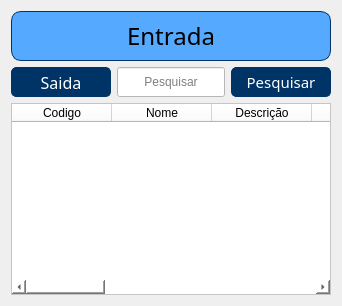
                   <widget class="QWidget" name="page">
                    <layout class="QVBoxLayout" name="verticalLayout_4">
                     <item>
                      <widget class="QFrame" name="frame_11">
                       <property name="minimumSize">
                        <size>
                         <width>0</width>
                         <height>50</height>
                        </size>
                       </property>
                       <property name="maximumSize">
                        <size>
                         <width>16777215</width>
                         <height>50</height>
                        </size>
                       </property>
                       <property name="styleSheet">
                        <string notr="true">background-color: rgb(85, 170, 255);
border-width: 1px;
border-color: rgb(0, 51, 102);
border-style: solid;
border-radius: 10px;</string>
                       </property>
                       <property name="frameShape">
                        <enum>QFrame::StyledPanel</enum>
                       </property>
                       <property name="frameShadow">
                        <enum>QFrame::Raised</enum>
                       </property>
                       <layout class="QVBoxLayout" name="verticalLayout_26">
                        <item>
                         <widget class="QLabel" name="label_27">
                          <property name="font">
                           <font>
                            <family>Bell MT</family>
                            <pointsize>18</pointsize>
                           </font>
                          </property>
                          <property name="styleSheet">
                           <string notr="true">border-style: none;
border-radius: 0px;</string>
                          </property>
                          <property name="text">
                           <string>Entrada</string>
                          </property>
                          <property name="alignment">
                           <set>Qt::AlignCenter</set>
                          </property>
                         </widget>
                        </item>
                       </layout>
                      </widget>
                     </item>
                     <item>
                      <layout class="QHBoxLayout" name="horizontalLayout_17">
                       <item>
                        <widget class="QPushButton" name="btn_saida">
                         <property name="sizePolicy">
                          <sizepolicy hsizetype="Minimum" vsizetype="Fixed">
                           <horstretch>100</horstretch>
                           <verstretch>30</verstretch>
                          </sizepolicy>
                         </property>
                         <property name="minimumSize">
                          <size>
                           <width>100</width>
                           <height>30</height>
                          </size>
                         </property>
                         <property name="maximumSize">
                          <size>
                           <width>100</width>
                           <height>30</height>
                          </size>
                         </property>
                         <property name="font">
                          <font>
                           <family>Bell MT</family>
                           <pointsize>12</pointsize>
                          </font>
                         </property>
                         <property name="cursor">
                          <cursorShape>PointingHandCursor</cursorShape>
                         </property>
                         <property name="styleSheet">
                          <string notr="true">QPushButton{
border-style: solid;
selection-color: rgb(255, 0, 0);
border-width: 1px;
border-color: rgb(0, 51, 102);
background-color: rgb(0, 51, 102);
color: rgb(255, 255, 255);
border-radius: 5px;
}

QPushButton:hover{
border-style: solid;
selection-color: rgb(255, 0, 0);
border-width: 1px;
border-color: rgb(0, 51, 102);
background-color: rgb(255, 255, 255);
color: rgb(0, 0, 0);
border-radius: 5px;
}</string>
                         </property>
                         <property name="text">
                          <string>Saida</string>
                         </property>
                        </widget>
                       </item>
                       <item>
                        <widget class="QLineEdit" name="entry_pesquisar_5">
                         <property name="minimumSize">
                          <size>
                           <width>0</width>
                           <height>30</height>
                          </size>
                         </property>
                         <property name="styleSheet">
                          <string notr="true">background-color: rgb(255, 255, 255);</string>
                         </property>
                         <property name="alignment">
                          <set>Qt::AlignCenter</set>
                         </property>
                         <property name="placeholderText">
                          <string>Pesquisar</string>
                         </property>
                        </widget>
                       </item>
                       <item>
                        <widget class="QPushButton" name="btn_pesquisar_6">
                         <property name="minimumSize">
                          <size>
                           <width>100</width>
                           <height>30</height>
                          </size>
                         </property>
                         <property name="maximumSize">
                          <size>
                           <width>100</width>
                           <height>30</height>
                          </size>
                         </property>
                         <property name="font">
                          <font>
                           <family>Bell MT</family>
                           <pointsize>11</pointsize>
                          </font>
                         </property>
                         <property name="cursor">
                          <cursorShape>PointingHandCursor</cursorShape>
                         </property>
                         <property name="styleSheet">
                          <string notr="true">QPushButton{
border-style: solid;
selection-color: rgb(255, 0, 0);
border-width: 1px;
border-color: rgb(0, 51, 102);
background-color: rgb(0, 51, 102);
color: rgb(255, 255, 255);
border-radius: 5px;
}

QPushButton:hover{
border-style: solid;
selection-color: rgb(255, 0, 0);
border-width: 1px;
border-color: rgb(0, 51, 102);
background-color: rgb(255, 255, 255);
color: rgb(0, 0, 0);
border-radius: 5px;
}</string>
                         </property>
                         <property name="text">
                          <string>Pesquisar</string>
                         </property>
                        </widget>
                       </item>
                      </layout>
                     </item>
                     <item>
                      <widget class="QTableWidget" name="tb_entrada">
                       <property name="styleSheet">
                        <string notr="true">background-color: rgb(255, 255, 255);</string>
                       </property>
                       <property name="editTriggers">
                        <set>QAbstractItemView::NoEditTriggers</set>
                       </property>
                       <property name="selectionMode">
                        <enum>QAbstractItemView::SingleSelection</enum>
                       </property>
                       <property name="selectionBehavior">
                        <enum>QAbstractItemView::SelectRows</enum>
                       </property>
                       <column>
                        <property name="text">
                         <string>Codigo</string>
                        </property>
                       </column>
                       <column>
                        <property name="text">
                         <string>Nome</string>
                        </property>
                       </column>
                       <column>
                        <property name="text">
                         <string>Descrição</string>
                        </property>
                       </column>
                       <column>
                        <property name="text">
                         <string>Quantidade</string>
                        </property>
                       </column>
                       <column>
                        <property name="text">
                         <string>Valor Custo</string>
                        </property>
                       </column>
                       <column>
                        <property name="text">
                         <string>Valor Venda</string>
                        </property>
                       </column>
                       <column>
                        <property name="text">
                         <string>Nome do Fornecedor</string>
                        </property>
                       </column>
                       <column>
                        <property name="text">
                         <string>Número do Fornecedor</string>
                        </property>
                       </column>
                       <column>
                        <property name="text">
                         <string>Dimensões</string>
                        </property>
                       </column>
                       <column>
                        <property name="text">
                         <string>Peso</string>
                        </property>
                       </column>
                       <column>
                        <property name="text">
                         <string>Data</string>
                        </property>
                       </column>
                      </widget>
                     </item>
                    </layout>
                   </widget>
